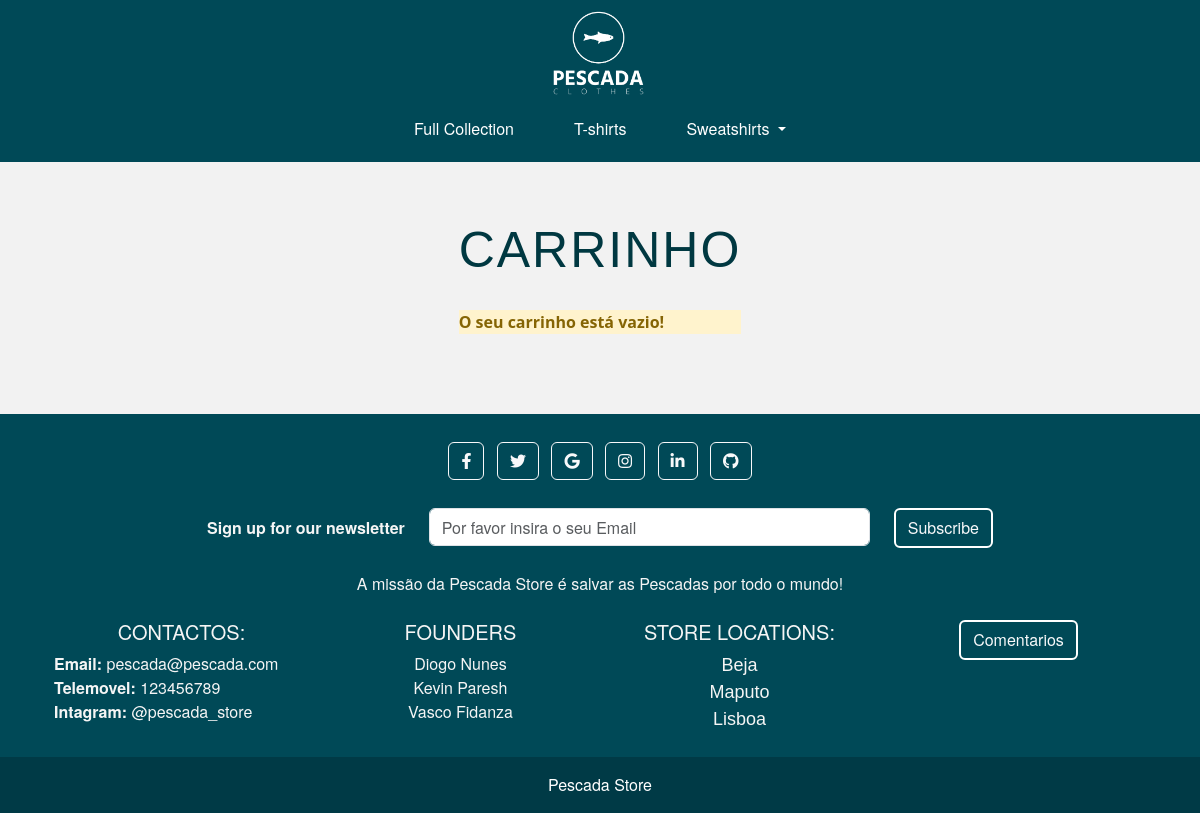
/carrinho/ (signed in), run on an earlier commit of the app's database.
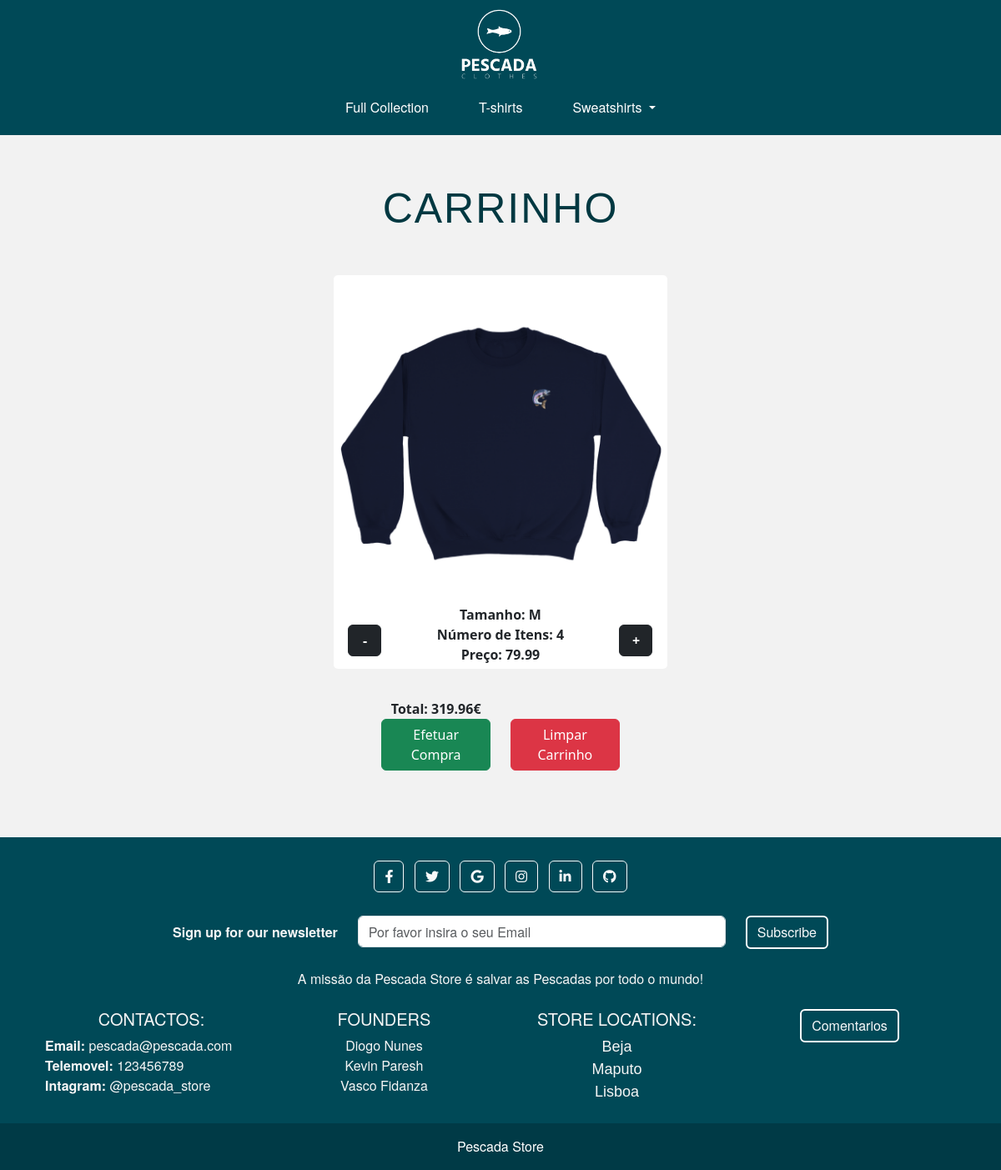
And on a later commit of the database.
### store/models.py (models this page shows, shortened)
class Produto(models.Model):
    tamanho = models.CharField(max_length=1)
    cor = models.CharField(max_length=20)
    preco = models.DecimalField(max_digits=8, decimal_places=2)
    num_pontos = models.IntegerField(default=0)
    categoria = models.CharField(max_length=50)
    referencia = models.CharField(max_length=4)
    image = models.CharField(max_length=255, default="whiteLogo.png")
    stock = models.IntegerField(default=0)
    def __str__(self):
        return self.categoria + " - " + self.tamanho + " - " + self.cor + " -> " + str(self.preco) + "€"

class carrinhoItem(models.Model):
    produto = models.ForeignKey(Produto, on_delete=models.CASCADE)
    carrinho = models.ForeignKey(CarrinhoCompras, on_delete=models.CASCADE)
    quantidade = models.IntegerField(default=1)

class CarrinhoCompras(models.Model):
    utilizador = models.ForeignKey(Utilizador, on_delete=models.CASCADE, default=None)
    num_itens = models.IntegerField(default=0)
    valor_total = models.DecimalField(max_digits=8, decimal_places=2, default=0)

### store/views.py (the view)
# urls.py: path('carrinho/', views.cart_view, name='cart_view'),
@login_required(login_url="login_view")
def cart_view(request):
    if hasattr(request.user, 'utilizador'):
        try:
            carrinho = CarrinhoCompras.objects.get(utilizador= request.user.utilizador)
            if carrinho.num_itens == 0 and carrinho.valor_total == 0:
                return render(request, 'cart.html', {'empty': 'O seu carrinho está vazio!'})
            cart_items = carrinhoItem.objects.filter(carrinho=carrinho)
            produtos = []
            total = 0
            for item in cart_items:
                produto = Produto.objects.get(pk=item.produto.id)
                produtos.append(produto)
                total += (produto.preco * item.quantidade)
                print(str(total))
            total = total * get_desconto(request.user.utilizador.num_pontos)
            print(str(total))
            carrinho.valor_total = total
            carrinho.save()
            context = {'items': list(cart_items.values()), 'produtos': list(produtos), 'carrinho': carrinho}
            return render(request, 'cart.html', context)
        except ObjectDoesNotExist:
            return render(request, 'cart.html', {'empty': 'Carrinho de compras não encontrado'})
    else:
        return render(request, 'login.html', {'msg': 'Não está logado como User'})

### store/views.py (called while the page is built)
def get_desconto(num_pontos):
    if num_pontos <= 500:
        return Decimal('1')
    elif num_pontos <= 1000:
        return Decimal('0.98')
    elif num_pontos <= 1500:
        return Decimal('0.95')
    elif num_pontos <= 2500:
        return Decimal('0.9')
    else:
        return Decimal('0.85')

### templates/cart.html (shortened to what this page needs)
{% extends "home.html" %}
    {% load static %}
    {% block conteudo %}
        <div class="tittle-container">
            <h1> Carrinho </h1>
        </div>
        <div class="alert-warning">
            {% if empty %}
                <strong> {{ empty }} </strong>
            {% endif %}
        </div>
        {% if produtos and carrinho and items %}
            <ul class="product_list">
            {% for product in produtos %}
                <li>
                    <a href="{% url 'detail' produto_id=product.pk %}">
                        <img src="{% static "store/images/" %}{{ product.image }}" alt="{{ product }}">
                    </a>
                    <div class="row" style="width: 100%">
                        <div class="col-md-2" style="text-align: center; justify-content: center">
                            <br>
                            <form action="{% url 'addOrSubtractItem' %}" method="post">
                                <button type="submit" class="btn btn-dark" style="width: 40px" name="-" value="-"><strong>-</strong></button>
                            </form>
                        </div>
                        <div class="col-md-8" style="text-align: center; justify-content: center">
                            <strong>Tamanho: {{ product.tamanho }}</strong>
                            <br>
                            {% for item in items %}
                                {% if item.produto_id == product.id %}
                                    <strong>Número de Itens: {{ item.quantidade }}</strong>
                                {% endif %}
                            {% endfor %}
                            <br>
                            <strong>Preço: {{ product.preco }}</strong>
                        </div>
                        <div class="col-md-2" style="text-align: center; justify-content: center">
                            <br>
                            <form action="{% url 'addOrSubtractItem' %}" method="post">
                                <button type="submit" class="btn btn-dark" style="width: 40px" name="+" value="+"><strong>+</strong></button>
                            </form>
                        </div>
                    </div>
                </li>
            {% endfor %}
            </ul>
            <div class="row" style="justify-content: center; text-align: center">
                <div class="col-md-4">
                    <strong>Total: {{ carrinho.valor_total }}€</strong>
                    <form method="POST" action="{% url 'finalizar_compra' %}">
                        <button type="submit" class="btn btn-success">Efetuar Compra</button>
                    </form>
                </div>
                <div class="col-md-4">
                    <br>
                    <form method="POST" action="{% url 'empty_cart' %}">
                        <button type="submit" class="btn btn-danger">Limpar Carrinho</button>
                    </form>
                </div>
            </div>
        {% endif %}
    {% endblock %}

### templates/home.html (shortened to what this page needs)
<!DOCTYPE html>
<html lang="en">
<head>
    {% load static %}
    <link rel="stylesheet" href="{% static 'store/css/style.css' %}">
    <link rel="stylesheet" href="https://maxcdn.bootstrapcdn.com/bootstrap/4.5.2/css/bootstrap.min.css">
    <link rel="stylesheet" href="https://cdnjs.cloudflare.com/ajax/libs/font-awesome/5.15.1/css/all.min.css">
    <link href="https://cdn.jsdelivr.net/npm/bootstrap@5.3.0-alpha3/dist/css/bootstrap.min.css" rel="stylesheet">
</head>
<body class="homescreen">
    <header style="visibility: visible" class="fixed-top">
        <div class="logo">
             <a href={% url 'home' %}><img src="{% static "store/images/whiteLogo.png" %}" id="logo-img"></a>
        </div>
        <div class="header-buttons">
            {% if request.user.is_authenticated %}
                <form action="{% url 'profile' %}" method="post">
                    <button type="submit" style="background:none; border:none; padding:0; margin:0; cursor:pointer; color: white">
                    </button>
                </form>
                <form action="{% url 'logout_view' %}" method="post">
                    <button type="submit" style="background:none; border:none; padding:0; margin:0; cursor:pointer; color: white">
                    </button>
                </form>
                 <form action="{% url 'cart_view' %}" method="post">
                    <button type="submit" style="background:none; border:none; padding:0; margin:0; cursor:pointer; color: white">
                    </button>
                </form>
            {% endif %}
        </div>
        <nav class="nav_bar nav_bar-1">
         <ul>
            {% if request.user.is_superuser %}
            <li>
                <a href="{% url 'redirectAddStaff' %}">
                   <button class="btn" style="color: white; font-family: 'Helvetica Neue', sans-serif;">Adicionar Staff</button>
                </a>
            </li>
            <li>
                <a href="{% url 'redirectDeleteStaff' %}">
                   <button style="color: white; font-family: 'Helvetica Neue', sans-serif;" class="btn">Remover Staff</button>
                </a>
            </li>
            {% else %}
            <li>
                <a href="{% url 'full_collection' %}">
                    <button class="btn" style="color: white; font-family: 'Helvetica Neue', sans-serif;">Full Collection</button>
                </a>
            </li>
            <li>
                <a href="{% url 'tshirt' %}">
                    <button class="btn" style="color: white; font-family: 'Helvetica Neue', sans-serif;">T-shirts</button>
                </a>
            </li>
            <li>
                <div class="dropdown">
                    <a>
                        <button onclick="window.location.href='{% url 'sweatgeral' %}'" style="color: white; font-family: 'Helvetica Neue', sans-serif;"
                             class="btn dropdown-toggle" type="button" data-toggle="dropdown"
                             aria-haspopup="true" aria-expanded="false">Sweatshirts
                        </button>
                    </a>
                </div>
            </li>
            {% endif %}
         </ul>
        </nav>
    </header>
    <main>
        {% block conteudo %}{% endblock %}
    </main>
    <footer class="text-center text-white">
      <div class="container p-4">
        <section class="mb-4">
          <a class="btn btn-outline-light btn-floating m-1" href="https://www.facebook.com/" role="button">
              <i class="fab fa-facebook-f"></i>
          </a>
          <a class="btn btn-outline-light btn-floating m-1" href="https://www.twitter.com/" role="button">
              <i class="fab fa-twitter"></i>
          </a>
          <a class="btn btn-outline-light btn-floating m-1" href="https://www.google.com/" role="button">
              <i class="fab fa-google"></i>
          </a>
          <a class="btn btn-outline-light btn-floating m-1" href="https://www.instagram.com/" role="button">
              <i class="fab fa-instagram"></i>
          </a>
          <a class="btn btn-outline-light btn-floating m-1" href="https://www.linkedin.com/" role="button">
              <i class="fab fa-linkedin-in"></i>
          </a>
          <a class="btn btn-outline-light btn-floating m-1" href="https://www.github.com/" role="button">
              <i class="fab fa-github"></i>
          </a>
        </section>
        <section>
          <form>
            <div class="row d-flex justify-content-center">
              <div class="col-auto">
                <p class="pt-2">
                  <strong>Sign up for our newsletter</strong>
                </p>
              </div>
              <div class="col-md-5 col-12">
                <div class="form-outline form-white mb-4">
                  <input type="email" class="form-control" placeholder="Por favor insira o seu Email"/>
                </div>
              </div>
              <div class="col-auto">
                <button type="submit" class="btn btn-outline-light mb-4" style="border: 2px solid white">
                    Subscribe
                </button>
              </div>
            </div>
          </form>
        </section>
        <section class="mb-4">
          <p>
            A missão da Pescada Store é salvar as Pescadas por todo o mundo!
          </p>
        </section>
        <section>
          <div class="row">
            <div class="col-lg-3 col-md-6 mb-4 mb-md-0">
              <h5 class="text-uppercase">Contactos: </h5>
              <ul class="list-unstyled mb-0">
                <li style="text-align: left">
                  <strong>Email:</strong> pescada@pescada.com
                </li>
                <li style="text-align: left">
                  <strong>Telemovel: </strong> 123456789
                </li>
                <li style="text-align: left">
                  <strong>Intagram: </strong> @pescada_store
                </li>
              </ul>
            </div>
            <div class="col-lg-3 col-md-6 mb-4 mb-md-0">
              <h5 class="text-uppercase">Founders</h5>
              <ul class="list-unstyled mb-0">
                <li>
                    Diogo Nunes
                </li>
                <li>
                    Kevin Paresh
                </li>
                <li>
                    Vasco Fidanza
                </li>
              </ul>
            </div>
            <div class="col-lg-3 col-md-6 mb-4 mb-md-0">
              <h5 class="text-uppercase">Store Locations:</h5>
              <ul class="list-unstyled mb-0">
                <li><a class="footer_a" href="https://www.google.com/maps/place/Beja,+Portugal/@38.0224159,-7.9298264,13z/data=!3m1!4b1!4m6!3m5!1s0xd1a7371a5dfcd87:0x6a5aea70e6cc5193!8m2!3d38.0153039!4d-7.8627308!16zL20vMDI5dHlq">Beja</a></li>
                <li><a class="footer_a" href="https://www.google.com/maps/place/Maputo,+Mo%C3%A7ambique/@-25.8962586,32.6106835,12z/data=!3m1!4b1!4m6!3m5!1s0x1ee69723b666da55:0x42497f579a6bb442!8m2!3d-25.969248!4d32.5731746!16zL20vMGZxYnk">Maputo</a></li>
                <li><a class="footer_a" href="https://www.google.com/maps/place/Lisboa,+Portugal/@38.7436863,-9.2014027,13z/data=!3m1!4b1!4m6!3m5!1s0xd19331a61e4f33b:0x400ebbde49036d0!8m2!3d38.7222524!4d-9.1393366!16zL20vMDRsbGI">Lisboa</a></li>
              </ul>
            </div>
            <div class="col-lg-3 col-md-6 mb-4 mb-md-0">
              <form action="{% url 'comentarios' %}" method="post">
                  <input type="submit" value="Comentarios" class="btn btn-outline-light mb-4" style="border: 2px solid white">
              </form>
            </div>
          </div>
        </section>
      </div>
      <div class="text-center p-3" style="background-color: rgba(0, 0, 0, 0.2);">
        Pescada Store
      </div>
    </footer>
</body>
</html>

### store/static/store/css/style.css (style rules this page uses)
* { margin: 0; padding: 0; box-sizing: border-box; }
html body { height: 100%; margin: 0; }
body { background: cornsilk; display: flex; align-items: center; flex-direction: column; height: 100%; width: 100%; margin: 0; }
body.homescreen { background-image: url('../images/FundoHome.jpg'); background-size: cover; background-repeat: no-repeat; background-position: top center; background-attachment: scroll; display: flex; align-items: center; flex-direction: column; height: 100%; width: 100%; margin: 0; padding-top: 600px; }
.logo { float:left; padding-left: 44%; align-items: center; justify-content: center; }
.logo img { width: 21%; height: auto; align-items: center; justify-content: center; align-items: center; }
header { position:fixed; top:0;left:0;right:0; background: #004957; display:flex; align-items: center; justify-content: flex-start; width:100%; }
main { display: grid; justify-content: center; align-items: center; padding-bottom: 80px; flex-grow: 1; }
.container { width: 100%; margin: 0 auto; overflow: auto; color: whitesmoke; }
.header-buttons { font-family: 'Montserrat', sans-serif; position: absolute; top: 10px; right: 20px; display: flex; }
.header-buttons form { margin-left: 10px; }
.product_list { display: flex; flex-wrap: wrap; justify-content: center; padding: 0; list-style: none; }
.product_list li { display: flex; flex-direction: column; align-items: center; width: 400px; margin: 20px; background-color: white; border-radius: 5px; padding: 5px; }
.product_list li img { max-width: 100%; height: auto; }
.tittle-container { text-align: center; margin-bottom: 30px; }
.tittle-container h1 { font-family: 'Arial Black', sans-serif; font-size: 50px; color: #003841; text-transform: uppercase; letter-spacing: 2px; }
footer { width: 100%; background-color: #004957; color: #fff; font-family: 'Helvetica Neue', sans-serif; font-size: 16px; }
strong { font-weight: bold; }
.footer_a { text-decoration: none; color: whitesmoke; font-family: Arial, sans-serif; font-size: 18px; padding: 8px 16px; border-radius: 4px; transition: background-color 0.3s, color 0.3s; }
.nav_bar { padding: 10px 10px; font-family: 'Open Sans Condensed', sans-serif; }
.nav_bar ul { list-style: none; margin: 0; padding: 0; text-align: center; }
.nav_bar li { display: inline-block; margin: 0 15px; }
.nav_bar a { font-size: 22px; text-transform: uppercase; text-decoration: none; color: white; display: block; position: relative; padding: 4px 0; }
.nav_bar a::before { content: ""; width: 100%; height: 4px; position: absolute; left: 0; right: 0; bottom: 0; background: #5de0e6; transition: 0.5s transform ease; transform: scale3d(0,1,1); transform-origin: 50% 50%; }

What changed in the data, as far as the page shows it:
now on this page (row unchanged): Produto: image (picture), tamanho "M", preco "79.99"
added carrinhoItem: quantidade "4"
added CarrinhoCompras: valor_total "319.96"
Also different on the page:
{{ empty }}: "O seu carrinho está vazio!" → (not shown)
text now shown: "Total: € Efetuar Compra Limpar Carrinho"
